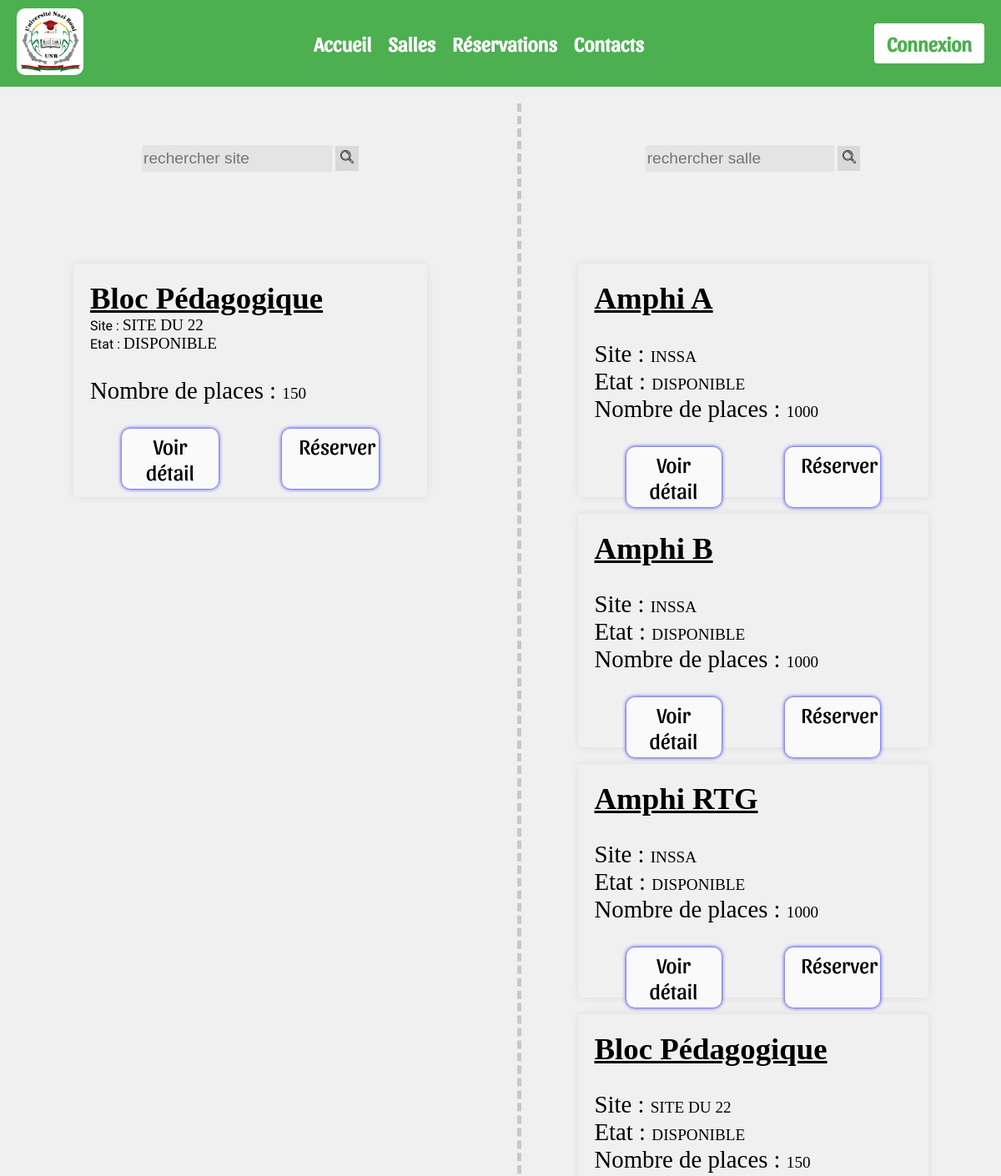
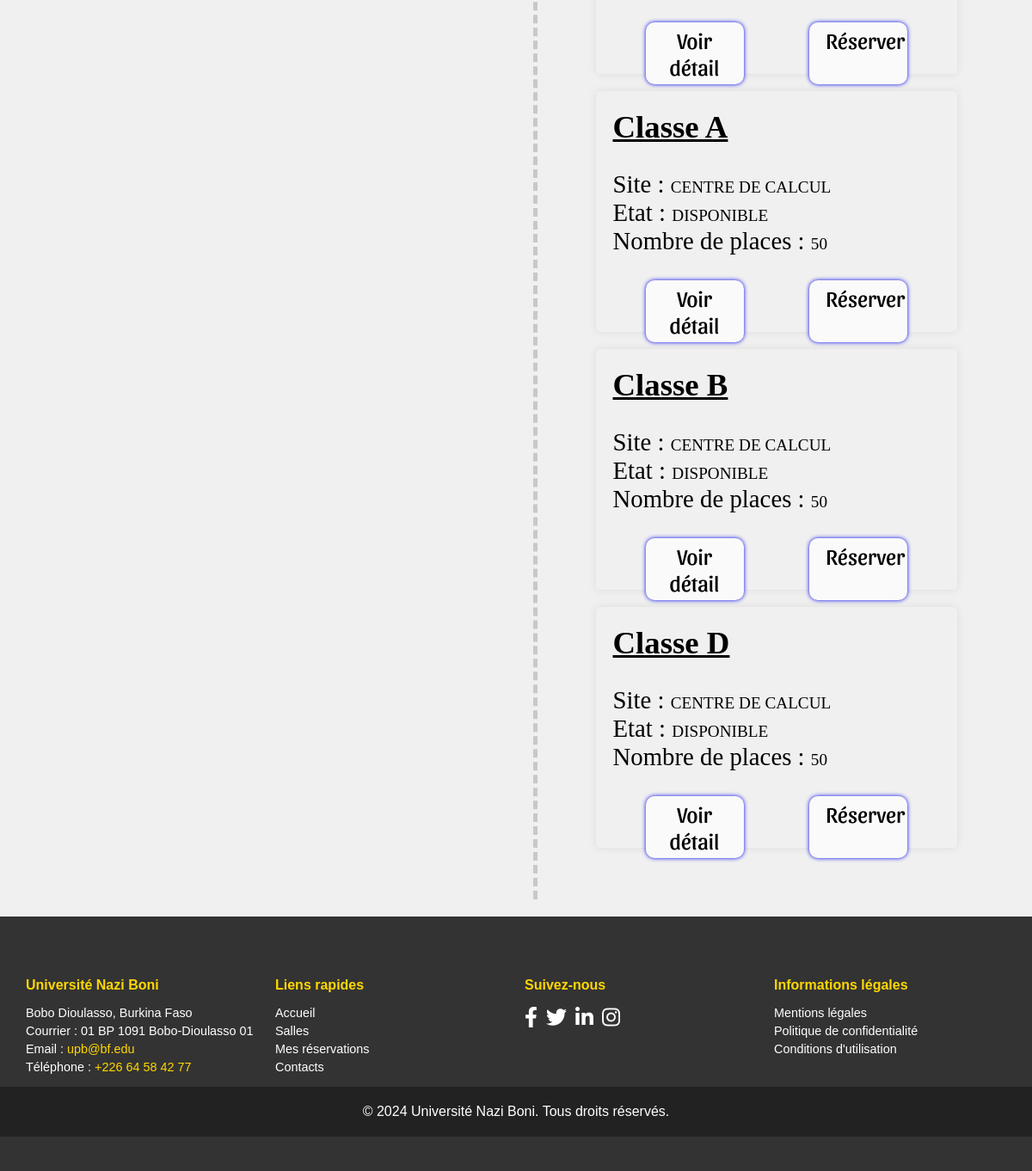
The page /salles.php?barre_rechercher_site=SITE DU 22 on the database its author committed (2 pictures, top to bottom).
### tables this page shows
CREATE TABLE salle(
    id_salle INT NOT NULL AUTO_INCREMENT PRIMARY KEY,
    nom_salle VARCHAR(40) NOT NULL UNIQUE,
    nombre_places INT NOT NULL,
    salle_disponible ENUM ('DISPONIBLE','INDISPONIBLE') NOT NULL,
    emplacement ENUM('SITE DU 22','INSSA','CENTRE DE CALCUL') NOT NULL
    );

### functions.php (called while the page is built, shortened)
<?php
function getSites(PDO &$connexion)
{
    try {
        $entree = $_GET['barre_rechercher_site'];
        $entree = filter_var($entree, FILTER_SANITIZE_FULL_SPECIAL_CHARS);
        $requete = "SELECT *FROM salle WHERE emplacement LIKE '%" . $entree . "%' ";
        $preparation = $connexion->prepare($requete);
        $preparation->execute();
        return $preparation->fetchAll();
    } catch (Exception $e) {
        echo 'getSites ' . $e->getMessage() . $e->getLine();
        return false;
    }
}

### salles.php (the view, shortened to what this page needs)
<?php
require_once 'connexion_base_Donnee.php';
require_once 'functions.php';
?>
<!DOCTYPE html>
<html lang="en">
<head>
    <link rel="stylesheet" href="style/header.css">
    <link rel="stylesheet" href="style/footer.css">
    <link rel="stylesheet" href="style/salles.css">
</head>
<body>
    <?php
    require_once 'header.php';
    ?>
    <div id="div_corps_page">
        <div id="rechercher_site">
            <div class="champ_rechercher">
                <form action="salles.php" method="GET">
                    <input type="text" name="barre_rechercher_site" id="barre_rechercher_site" placeholder="rechercher site">
                    <button type="submit">
                        <img src="img/loupe_black.png" alt="loupe">
                    </button>
                </form>
            </div>
            <div class="resultat_recherche">
            <?php
                if (!isset($_GET['barre_rechercher_site'])){
                    $preparation = $connexion->prepare('SELECT * FROM salle ORDER BY emplacement');
                    $preparation->execute();
                    $tableaufetchsite = $preparation->fetchAll();
                    foreach ($tableaufetchsite as $colonne) {
                        echo '<div class="resultat_individuel">';
                        echo '<h3>';
                        echo htmlspecialchars($colonne['emplacement']);
                        echo '</h3>';
                        echo '<p>';
                        echo 'Nom de la salle : <span>' . htmlspecialchars($colonne['nom_salle']) . '</span> <br>';
                        echo 'Etat : <span>' . htmlspecialchars($colonne['salle_disponible']) . '</span> <br>';
                        echo 'Nombre de places : <span>' . htmlspecialchars($colonne['nombre_places']) . '</span> <br>';
                        echo '<div id="bouton">';
                        echo '<a href="details.php?SalleNumero='. htmlspecialchars($colonne['id_salle']) .'"><button>Voir détail</button></a>';
                        echo '<a href="reservation_rapide.php?SalleNumero='. htmlspecialchars($colonne['id_salle']) .'"><button>Réserver</button></a>';
                        echo '</div>';
                        echo '</p>';
                        echo '</div>';
                    }
                }
                else{
                    $tableaufetchsite = getSites($connexion);
                    if ($tableaufetchsite<>null){
                        foreach ($tableaufetchsite as $colonne) {
                            echo '<div class="resultat_individuel">';
                            echo '<h3>';
                            echo htmlspecialchars($colonne['nom_salle']);
                            echo '</h3>';
                            echo 'Site : <span>' . htmlspecialchars($colonne['emplacement']) . '</span> <br>';
                            echo 'Etat : <span>' . htmlspecialchars($colonne['salle_disponible']) . '</span> <br>';
                            echo '<p>';
                            echo 'Nombre de places : <span>' . htmlspecialchars($colonne['nombre_places']) . '</span> <br>';
                            echo '<div id="bouton">';
                            echo '<a href="details.php?SalleNumero='. htmlspecialchars($colonne['id_salle']) .'"><button>Voir détail</button></a>';
                            echo '<a href="reservation_rapide.php?SalleNumero='. htmlspecialchars($colonne['id_salle']) .'"><button>Réserver</button></a>';
                            echo '</div>';
                            echo '</p>';
                            echo '</div>';
                        }
                    }
                    else{
                        echo"<div id='aucun_resultat'>";
                        echo "<h3>Aucun resultat</h3>";
                        echo "</div>";
                    }
                }
                ?>
            </div>
        </div>
        <div id="rechercher_salle">
            <div class="champ_rechercher">
                <form action="salles.php" method="GET">
                    <input type="text" name="barre_rechercher_salle" id="barre_rechercher_salle" placeholder="rechercher salle">
                    <button type="submit">
                        <img src="img/loupe_black.png" alt="loupe">
                    </button>
                </form>
            </div>
            <div class="resultat_recherche">
                <?php
                if (!isset($_GET['barre_rechercher_salle'])){
                    $preparation = $connexion->prepare('SELECT * FROM salle ORDER BY nom_salle');
                    $preparation->execute();
                    $tableaufetchsalle = $preparation->fetchAll();
                    foreach ($tableaufetchsalle as $colonne) {
                        echo '<div class="resultat_individuel">';
                        echo '<h3>';
                        echo htmlspecialchars($colonne['nom_salle']);
                        echo '</h3>';
                        echo '<p>';
                        echo 'Site : <span>' . htmlspecialchars($colonne['emplacement']) . '</span> <br>';
                        echo 'Etat : <span>' . htmlspecialchars($colonne['salle_disponible']) . '</span> <br>';
                        echo 'Nombre de places : <span>' . htmlspecialchars($colonne['nombre_places']) . '</span> <br>';
                        echo '<div id="bouton">';
                        echo '<a href="details.php?SalleNumero='. htmlspecialchars($colonne['id_salle']) .'"><button>Voir détail</button></a>';
                        echo '<a href="reservation_rapide.php?SalleNumero='. htmlspecialchars($colonne['id_salle']) .'"><button>Réserver</button></a>';
                        echo '</div>';
                        echo '</p>';
                        echo '</div>';
                    }
                }
                ?>
            </div>
        </div>
    </div>
    <?php
    require_once 'footer.php';
    ?>
</body>
</html>

### style/header.css (style rules this page uses)
body { font-family: roboto; margin: 0; padding: 0; background-color: #f0f0f0; }

### style/salles.css (style rules this page uses)
#div_corps_page { width: 100%; min-height: 600px; display: grid; grid-template-columns: 1fr 1fr; }
form img { width: 1em; height: 1em; }
.champ_rechercher { width: 100%; margin: 50px auto; text-align: center; }
.champ_rechercher input { width: 40%; height: 30px; font-size: 1.2rem; background-color: #D9D9D980; border: none; }
.champ_rechercher button { width: 5%; height: 30px; font-size: 1em; background-color: #D9D9D9; border: none; }
#rechercher_salle,#rechercher_site { margin: 20px 20px; min-height: 600px; }
#rechercher_salle { border-left: 5px dashed rgb(200, 200,200); }
.resultat_recherche { height: 100%; padding: 40px; }
.resultat_individuel { height: 240px; width: 80%; border-radius: 5px; padding: 20px; margin: 20px auto; box-shadow: 0px 0px 10px gainsboro; }
.resultat_individuel h3 { font-family: lobster; text-decoration: underline; font-size: 2.3rem; margin: 0px 0px; }
.resultat_individuel p { font-family: lobster; font-size: 1.8rem; }
.resultat_individuel span { font-family: lobster; font-size: 1.2rem; }
#bouton { display: grid; grid-template-columns: 1fr 1fr; text-align: center; margin-bottom: 20px; }
#bouton a button { padding: 5px 20px; border: none; background-color: rgba(0, 0, 0, 0); font-family: sansita; font-size: 1.6rem; }
#bouton a { width: 60%; margin: 0px auto; text-align: center; background-color: rgb(250, 250,250); box-shadow: 0px 0px 5px; border-radius: 10px; }

### rows shown on the page
salle: nom_salle "Bloc Pédagogique", emplacement "SITE DU 22", salle_disponible "DISPONIBLE", nombre_places "150"
salle: nom_salle "Amphi A", emplacement "INSSA", salle_disponible "DISPONIBLE", nombre_places "1000"
salle: nom_salle "Amphi B", emplacement "INSSA", salle_disponible "DISPONIBLE", nombre_places "1000"
salle: nom_salle "Amphi RTG", emplacement "INSSA", salle_disponible "DISPONIBLE", nombre_places "1000"
salle: nom_salle "Classe A", emplacement "CENTRE DE CALCUL", salle_disponible "DISPONIBLE", nombre_places "50"
salle: nom_salle "Classe B", emplacement "CENTRE DE CALCUL", salle_disponible "DISPONIBLE", nombre_places "50"
salle: nom_salle "Classe D", emplacement "CENTRE DE CALCUL", salle_disponible "DISPONIBLE", nombre_places "50"
